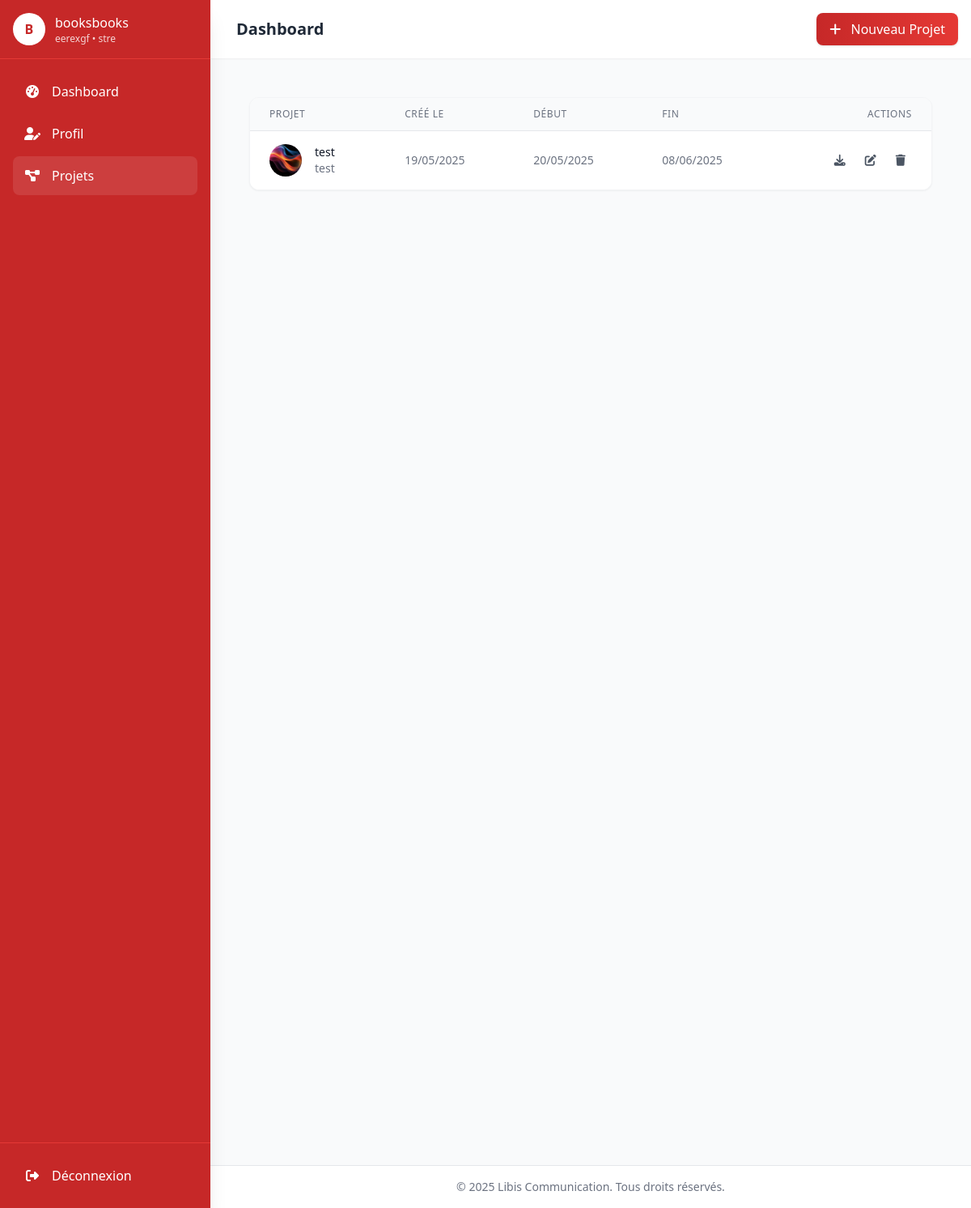
Screenshot of /client/list_projects/ (signed in) with the database file from the repository.
### core/models.py (models this page shows, shortened)
class Client(models.Model):
    user = models.OneToOneField(
        User,
        on_delete=models.CASCADE,
        primary_key=True,  # Ceci garantit l'unicité
        verbose_name=_('user account')
    )
    entreprise = models.CharField(
        _('company'),
        max_length=100,
        help_text=_('The name of the company.')
    )
    profile_complete = models.BooleanField(
        _('profile complete'),
        default=False
    )
    telephone = models.CharField(
        _('phone number'),
        max_length=20,
        validators=[RegexValidator(r'^\+?1?\d{9,15}$')],
        help_text=_('Phone number in international format.')
    )
    secteur_activite = models.CharField(
        _('activity sector'),
        max_length=100,
        blank=True,
        null=True
    )
    adresse = models.TextField(
        _('address'),
        blank=True,
        null=True
    )
    date_inscription = models.DateTimeField(
        _('signup date'),
        auto_now_add=True
    )
    class Meta:
        verbose_name = _('Client')
        verbose_name_plural = _('Clients')
        ordering = ['-date_inscription']

class User(AbstractUser):
    is_client = models.BooleanField(
        _('client status'),
        default=False,
        help_text=_('Designates whether the user is a client.')
    )
    email_verified = models.BooleanField(
        _('email verified'),
        default=False,
        help_text=_('Designates whether the user has verified their email address.')
    )
    verification_uuid = models.UUIDField(
        _('verification UUID'),
        default=uuid.uuid4,
        editable=False,
        unique=True
    )
    profile_complete = models.BooleanField(
        _('profile complete'),
        default=False
    )
    class Meta:
        verbose_name = _('User')
        verbose_name_plural = _('Users')
        ordering = ['-date_joined']

class Projets_user(models.Model):
    client = models.ForeignKey(Client, on_delete=models.CASCADE, related_name='fichiers')
    titre = models.CharField(max_length=100)
    fichier = models.FileField(upload_to='clients/fichiers/', blank=True, null=True)
    date_ajout = models.DateTimeField(auto_now_add=True)  # This is your date field
    description = models.TextField(blank=True)
    image = models.ImageField(upload_to='clients/images/', blank=True, null=True)
    video = models.FileField(upload_to='clients/videos/', blank=True, null=True)
    date_debut = models.DateField(blank=True, null=True)
    date_fin = models.DateField(blank=True, null=True)
    status = models.BooleanField(
        _('status'),
        default=False,
        help_text=_('status project.')
    )
    slug = models.SlugField(unique=True, blank=True, null=True)
    class Meta:
        verbose_name = _("Projets_user")
        verbose_name_plural = _("Projets_user")
        ordering = ['-date_ajout']

### core/views.py (the view)
# urls.py: path('client/list_projects/', list_projects_view, name='list_projects'),
@login_required
def list_projects_view(request):
    client = get_client_or_404(request.user)
    projets = Projets_user.objects.filter(client=client).order_by('-date_ajout')
    paginator = Paginator(projets, 10)
    page_number = request.GET.get('page')
    page_obj = paginator.get_page(page_number)
    return render(request, 'libis/list_projects.html', {
        'page_obj': page_obj,
        'client': client
    })

### core/views.py (called while the page is built)
def get_client_or_404(user):
    try:
        return Client.objects.get(user=user)
    except Client.DoesNotExist:
        logger.warning(f"Client profile missing for user {user.username}")
        raise PermissionDenied(_("Client profile not found"))

### core/templates/libis/list_projects.html (shortened to what this page needs)
{% extends 'baseDash.html' %}
{% load static %}
{% block content %}
<div class="min-h-screen bg-gray-50 p-4 sm:p-6">
    <div class="max-w-7xl mx-auto">
        <div class="bg-white rounded-xl shadow-sm overflow-hidden border border-gray-100">
            <div class="overflow-x-auto">
                <table class="min-w-full divide-y divide-gray-200">
                    <thead class="bg-gray-50">
                        <tr>
                            <th scope="col" class="px-6 py-3 text-left text-xs font-medium text-gray-500 uppercase tracking-wider">
                                Projet
                            </th>
                            <th scope="col" class="px-6 py-3 text-left text-xs font-medium text-gray-500 uppercase tracking-wider hidden md:table-cell">
                                Créé le
                            </th>
                            <th scope="col" class="px-6 py-3 text-left text-xs font-medium text-gray-500 uppercase tracking-wider hidden lg:table-cell">
                                Début
                            </th>
                            <th scope="col" class="px-6 py-3 text-left text-xs font-medium text-gray-500 uppercase tracking-wider hidden lg:table-cell">
                                Fin
                            </th>
                            <th scope="col" class="px-6 py-3 text-right text-xs font-medium text-gray-500 uppercase tracking-wider">
                                Actions
                            </th>
                        </tr>
                    </thead>
                    <tbody class="bg-white divide-y divide-gray-200">
                        {% for projet in page_obj %}
                        <tr class="hover:bg-gray-50 transition-colors">
                            <td class="px-6 py-4">
                                <div class="flex items-center">
                                    <div class="flex-shrink-0 h-10 w-10 bg-[#ffebee] rounded-full flex items-center justify-center overflow-hidden">
                                        {% if projet.image %}
                                        <img src="{{ projet.image.url }}" alt="{{ projet.titre }}" class="h-full w-full object-cover">
                                        {% else %}
                                        <i class="fas fa-project-diagram text-[#C62828]"></i>
                                        {% endif %}
                                    </div>
                                    <div class="ml-4">
                                        <div class="text-sm font-medium text-gray-900">{{ projet.titre }}</div>
                                        <div class="text-sm text-gray-500 truncate max-w-xs">{{ projet.description|default:"Aucune description" }}</div>
                                    </div>
                                </div>
                            </td>
                            <td class="px-6 py-4 whitespace-nowrap text-sm text-gray-500 hidden md:table-cell">
                                {{ projet.date_ajout|date:"d/m/Y" }}
                            </td>
                            <td class="px-6 py-4 whitespace-nowrap text-sm text-gray-500 hidden lg:table-cell">
                                {{ projet.date_debut|date:"d/m/Y"|default:"-" }}
                            </td>
                            <td class="px-6 py-4 whitespace-nowrap text-sm text-gray-500 hidden lg:table-cell">
                                {{ projet.date_fin|date:"d/m/Y"|default:"-" }}
                            </td>
                            <td class="px-6 py-4 whitespace-nowrap text-sm font-medium text-right">
                                <div class="flex justify-end space-x-2">
                                    {% if projet.fichier %}
                                    <a href="{{ projet.fichier.url }}" download class="text-gray-600 hover:text-[#C62828] p-2 rounded-full hover:bg-gray-100 transition-colors" title="Télécharger">
                                        <i class="fas fa-download"></i>
                                    </a>
                                    {% endif %}
                                    <a href="{% url 'edit_project' projet.id %}" class="text-gray-600 hover:text-[#C62828] p-2 rounded-full hover:bg-gray-100 transition-colors" title="Modifier">
                                        <i class="fas fa-edit"></i>
                                    </a>
                                    <button onclick="confirmDelete({{ projet.id }})" class="text-gray-600 hover:text-[#C62828] p-2 rounded-full hover:bg-gray-100 transition-colors" title="Supprimer">
                                        <i class="fas fa-trash"></i>
                                    </button>
                                </div>
                            </td>
                        </tr>
                        {% endfor %}
                    </tbody>
                </table>
            </div>
        </div>
    </div>
</div>
{% endblock %}

### core/templates/baseDash.html (shortened to what this page needs)
{% load static %}
<!DOCTYPE html>
<html lang="fr" class="h-full">
<head>
    <script src="https://cdn.tailwindcss.com"></script>
    <link rel="stylesheet" href="https://cdnjs.cloudflare.com/ajax/libs/font-awesome/6.4.0/css/all.min.css">
</head>
<body class="flex h-full bg-gray-50">
    <aside class="sidebar fixed top-0 left-0 h-screen bg-[var(--primary-color)] text-white flex flex-col z-50 shadow-xl transition-transform duration-300 ease-in-out">
        <div class="p-4 border-b border-[var(--primary-hover)] flex items-center">
            <div class="w-10 h-10 rounded-full bg-white flex items-center justify-center text-[var(--primary-color)] font-bold">
                {{ client.user.username|slice:":1"|upper }}
            </div>
            <div class="user-info ml-3 truncate">
                <p class="font-medium truncate">{{ client.user.get_full_name|default:client.user.username }}</p>
                <p class="text-xs opacity-80 truncate">
                    {{ client.entreprise }}
                    {% if client.secteur_activite %} • {{ client.secteur_activite }}{% endif %}
                </p>
            </div>
        </div>
        <nav class="flex-1 overflow-y-auto p-4 space-y-1">
            <a href="{% url 'clients' %}"
               class="sidebar-item flex items-center p-3 rounded-lg transition-slow hover:bg-white/5 {% if request.path == '/client/dashboard/' %}bg-white/10{% endif %}">
                <i class="fas fa-tachometer-alt w-6 text-center"></i>
                <span class="ml-3">Dashboard</span>
            </a>
            <a href="{% url 'edit_client_profile' %}"
               class="sidebar-item flex items-center p-3 rounded-lg transition-slow hover:bg-white/5 {% if request.path == '/client/edit-profile/' %}bg-white/10{% endif %}">
                <i class="fas fa-user-edit w-6 text-center"></i>
                <span class="ml-3">Profil</span>
            </a>
            <a href="{% url 'list_projects' %}"
               class="sidebar-item flex items-center p-3 rounded-lg transition-slow hover:bg-white/5 {% if 'projects' in request.path %}bg-white/10{% endif %} {% if not client.profile_complete %}disabled-link{% endif %}">
                <i class="fas fa-project-diagram w-6 text-center"></i>
                <span class="ml-3">Projets</span>
            </a>
        </nav>
        <div class="p-4 border-t border-[var(--primary-hover)]">
            <a href="{% url 'logout' %}" class="flex items-center p-3 rounded-lg hover:bg-white hover:text-[var(--primary-color)] transition-slow">
                <i class="fas fa-sign-out-alt w-6 text-center"></i>
                <span class="ml-3">Déconnexion</span>
            </a>
        </div>
    </aside>
    <div class="main-content flex-1 flex flex-col overflow-hidden transition-all duration-300">
        <header class="bg-white shadow-sm sticky top-0 z-30 flex items-center justify-between p-4">
            <div class="flex items-center">
                <h1 class="text-xl font-semibold text-gray-800 ml-4">
                    {% block header_title %}
                    {% if not client.profile_complete %}
                    <span class="text-yellow-600"><i class="fas fa-exclamation-circle mr-2"></i>Profil à compléter</span>
                    {% else %}
                    Dashboard
                    {% endif %}
                    {% endblock %}
                </h1>
            </div>
            <button onclick="window.location.href='{% if client.profile_complete %}{% url 'create_project' %}{% else %}{% url 'edit_client_profile' %}{% endif %}'"
                    class="bg-gradient-to-r from-[var(--primary-color)] to-[var(--primary-hover)] text-white px-4 py-2 rounded-lg shadow hover:shadow-md transition-all">
                <i class="fas fa-plus mr-2"></i>
                {% if client.profile_complete %}Nouveau Projet{% else %}Compléter Profil{% endif %}
            </button>
        </header>
        <main class="flex-1 overflow-y-auto p-4 md:p-6">
            {% block content %}{% endblock %}
        </main>
        <footer class="bg-white p-4 text-center text-sm text-gray-500 border-t">
            &copy; {% now "Y" %} Libis Communication. Tous droits réservés.
        </footer>
    </div>
</body>
</html>

### core/templates/baseDash.html (style rules this page uses)
:root { --primary-color: #C62828; --primary-hover: #E53935; --sidebar-width: 260px; --header-height: 64px; }
.transition-slow { transition: all 0.4s cubic-bezier(0.4, 0, 0.2, 1); }
.sidebar { width: var(--sidebar-width); transform: translateX(-100%); }
@media (min-width: 768px) { .sidebar { transform: translateX(0); } }
@media (min-width: 768px) { .main-content { margin-left: var(--sidebar-width); } }

### rows the page displays
Client: user.username "B", user.get_full_name "booksbooks", entreprise "eerexgf", secteur_activite "stre"
Projets_user: image (picture), titre "test", description "test", date_ajout "19/05/2025", date_debut "20/05/2025", date_fin "08/06/2025"
